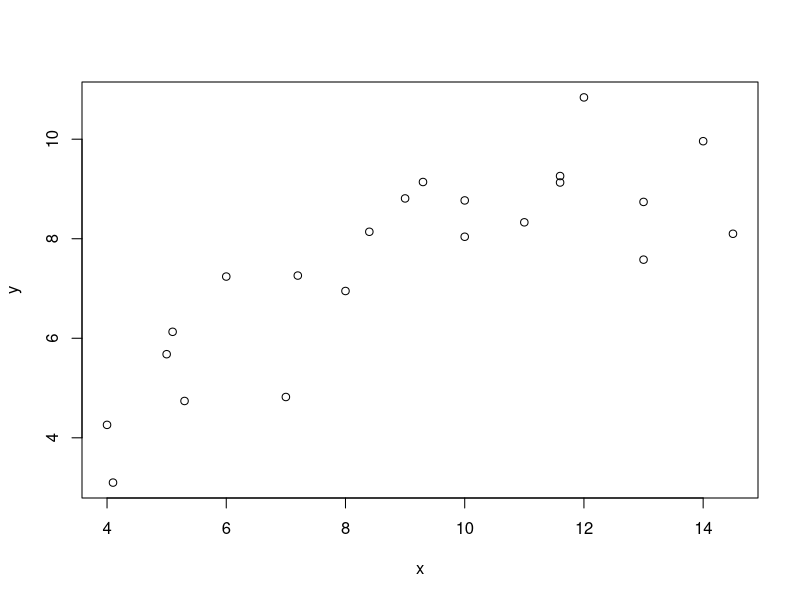
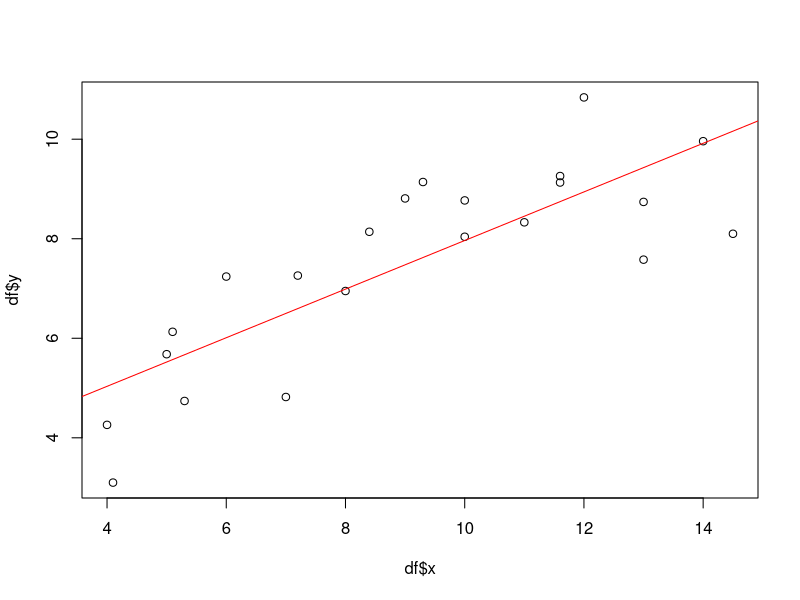
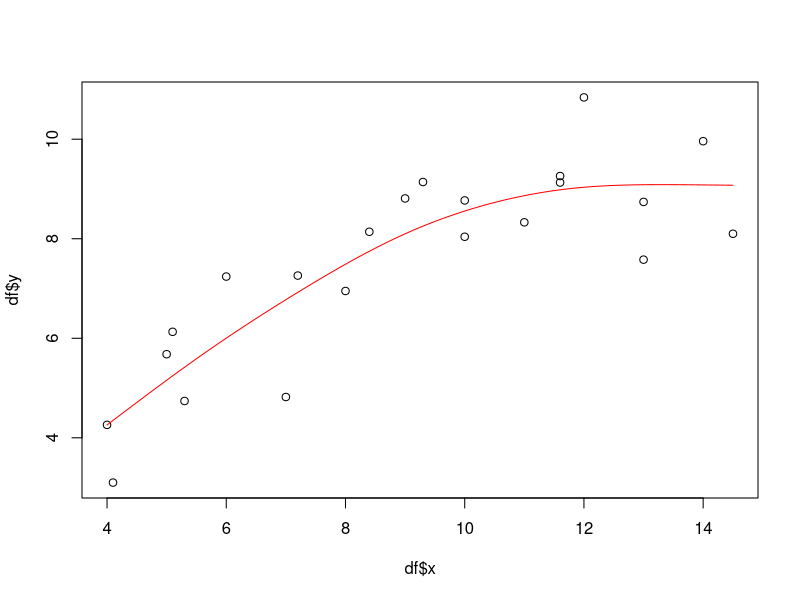
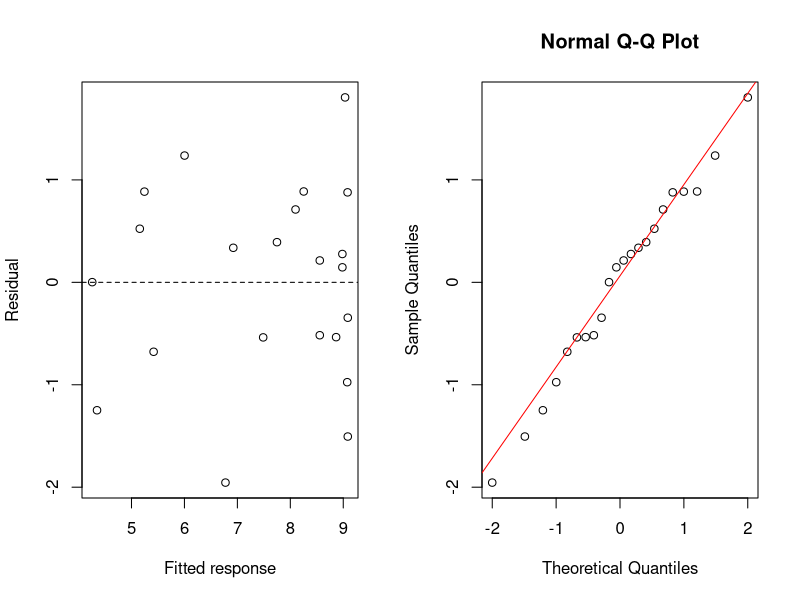
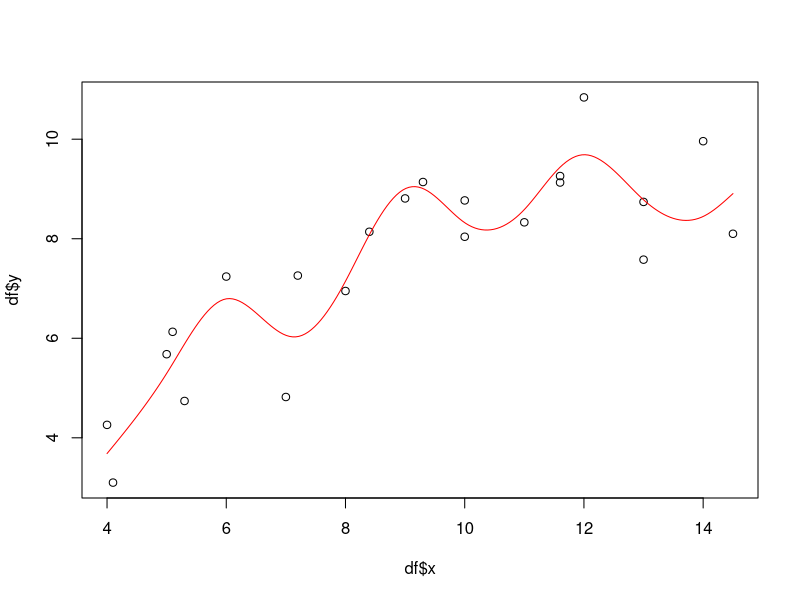
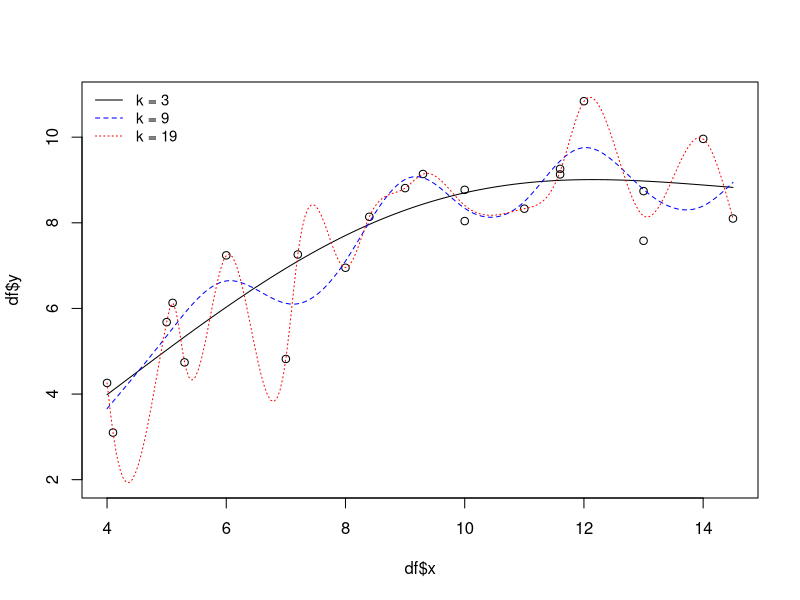
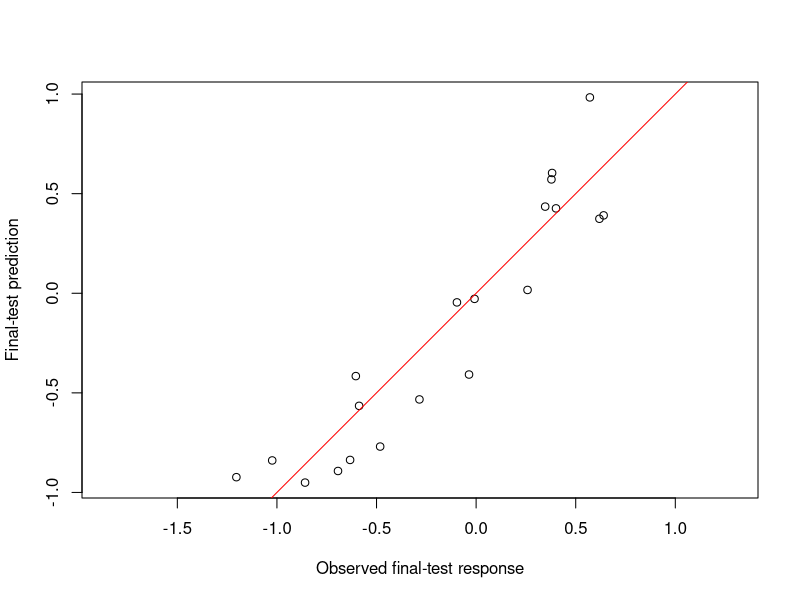

Write the R code that produced these figures, in order.
## ---- chunk 1
knitr::opts_chunk$set(
  echo = TRUE, warning = TRUE, fig.width = 7, fig.height = 5,
  fig.path = getOption("mpg.unit08.fig.path", "figures/unit08/")
)
## ---- chunk 2
suppressPackageStartupMessages(library(mgcv))
previous_rng_kind <- RNGkind()
# Recreate the historical toy data, then restore the previous sampling rule.
suppressWarnings(RNGkind("Mersenne-Twister", "Inversion", "Rounding"))
set.seed(2)
x3 <- anscombe$x3 + sample(seq(-1, 1, 0.1), nrow(anscombe))
do.call(RNGkind, as.list(previous_rng_kind))

y <- c(anscombe$y1, anscombe$y2)
x <- c(anscombe$x1, x3)
plot(x, y)
df <- data.frame(y = y, x = x)
## ---- chunk 3
c(R = as.character(getRversion()),
  mgcv = as.character(packageVersion("mgcv")))
## ---- chunk 4
plot(df$x, df$y)
lmod <- lm(y ~ x, data = df)
abline(lmod, col = "red")
summary(lmod)$r.squared
## ---- chunk 5
px <- seq(min(df$x), max(df$x), length.out = 200)
smooth_gam <- gam(y ~ s(x, k = 10, fx = FALSE),
                  data = df, method = "GCV.Cp")
gampred <- predict(smooth_gam, newdata = data.frame(x = px))

plot(df$x, df$y)
lines(px, gampred, col = "red")
summary(smooth_gam)$r.sq
## ---- chunk 6
old_par <- par(no.readonly = TRUE)
par(mfrow = c(1, 2))
plot(fitted(smooth_gam), residuals(smooth_gam),
     xlab = "Fitted response", ylab = "Residual")
abline(h = 0, lty = 2)
qqnorm(residuals(smooth_gam))
qqline(residuals(smooth_gam), col = "red")
par(old_par)
## ---- chunk 7
fixed_gam <- gam(y ~ s(x, k = 10, fx = TRUE), data = df)
gampred <- predict(fixed_gam, newdata = data.frame(x = px))

plot(df$x, df$y)
lines(px, gampred, col = "red")
summary(fixed_gam)$r.sq
## ---- chunk 8
basis_dimensions <- c(3, 9, 19)
cols <- c("black", "blue", "red")
curve_predictions <- lapply(basis_dimensions, function(k) {
  fit <- gam(y ~ s(x, k = k, fx = TRUE), data = df)
  predict(fit, newdata = data.frame(x = px))
})
plot(df$x, df$y, ylim = range(c(df$y, unlist(curve_predictions))))
for (i in seq_along(basis_dimensions)) {
  lines(px, curve_predictions[[i]], col = cols[i], lty = i)
}
legend("topleft", legend = paste("k =", basis_dimensions),
       col = cols, lty = 1:3, cex = 0.9, bty = "n")
## ---- chunk 9
RNGkind("Mersenne-Twister", "Inversion", "Rejection")
set.seed(808)
tuning_data <- data.frame(id = seq_len(100), x = runif(100, -2, 2))
tuning_data$y <- sin(2 * tuning_data$x) + rnorm(100, sd = 0.25)

training_id <- sample(seq_len(nrow(tuning_data)), 60)
remaining_id <- setdiff(seq_len(nrow(tuning_data)), training_id)
validation_id <- sample(remaining_id, 20)
final_test_id <- setdiff(remaining_id, validation_id)
train_data <- tuning_data[training_id, ]
validation_data <- tuning_data[validation_id, ]
final_test <- tuning_data[final_test_id, ]
## ---- chunk 10
fit_k3 <- gam(y ~ s(x, k = 3, fx = TRUE), data = train_data)
pred_k3 <- predict(fit_k3, newdata = validation_data)
c(training_adjusted_R2 = summary(fit_k3)$r.sq,
  validation_RMSE = sqrt(mean((pred_k3 - validation_data$y)^2)))
## ---- chunk 11
candidate_k <- c(3, 5, 9)
candidate_scores <- lapply(candidate_k, function(k) {
  fit <- gam(y ~ s(x, k = k, fx = TRUE), data = train_data)
  pred <- predict(fit, newdata = validation_data)
  data.frame(k = k,
             training_adjusted_R2 = summary(fit)$r.sq,
             validation_RMSE = sqrt(mean((pred - validation_data$y)^2)))
})
candidate_scores <- do.call(rbind, candidate_scores)
round(candidate_scores, 3)
## ---- chunk 12
selected_k <- candidate_scores$k[which.min(candidate_scores$validation_RMSE)]
development <- rbind(train_data, validation_data)
final_gam <- gam(y ~ s(x, k = selected_k, fx = TRUE),
                 data = development)
final_prediction <- predict(final_gam, newdata = final_test)
final_test_RMSE <- sqrt(mean((final_prediction - final_test$y)^2))
c(selected_k = selected_k, final_test_RMSE = round(final_test_RMSE, 3))

plot(final_test$y, final_prediction, xlab = "Observed final-test response",
     ylab = "Final-test prediction", asp = 1)
abline(0, 1, col = "red")
